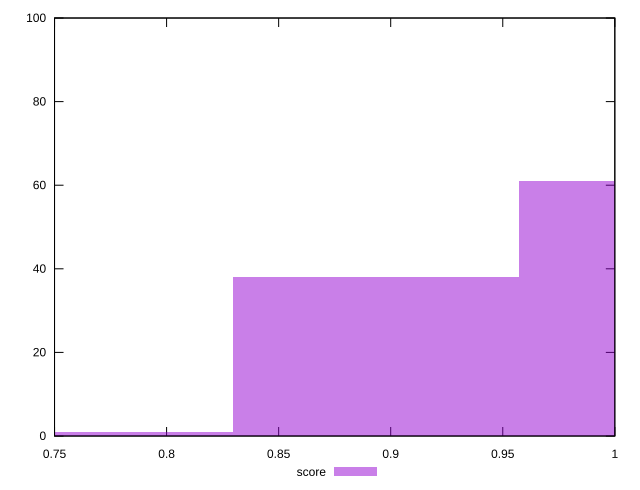

Reproduce this figure in gnuplot.
reset

$score <<EOF
0.8933153059999503 38
1.0209317782856575 61
0.7656988337142432 1
EOF

set key outside below
set boxwidth 0.1276164722857072
set xrange [0.75:1]
set yrange [0:100]
set trange [0:100]
set style fill transparent solid 0.5 noborder
set terminal svg size 640, 490 enhanced background rgb 'white'
set output "reprap/unminified-css/samples/pages+cached+noexternal/score/histogram.svg"

plot $score title "score" with boxes

reset
